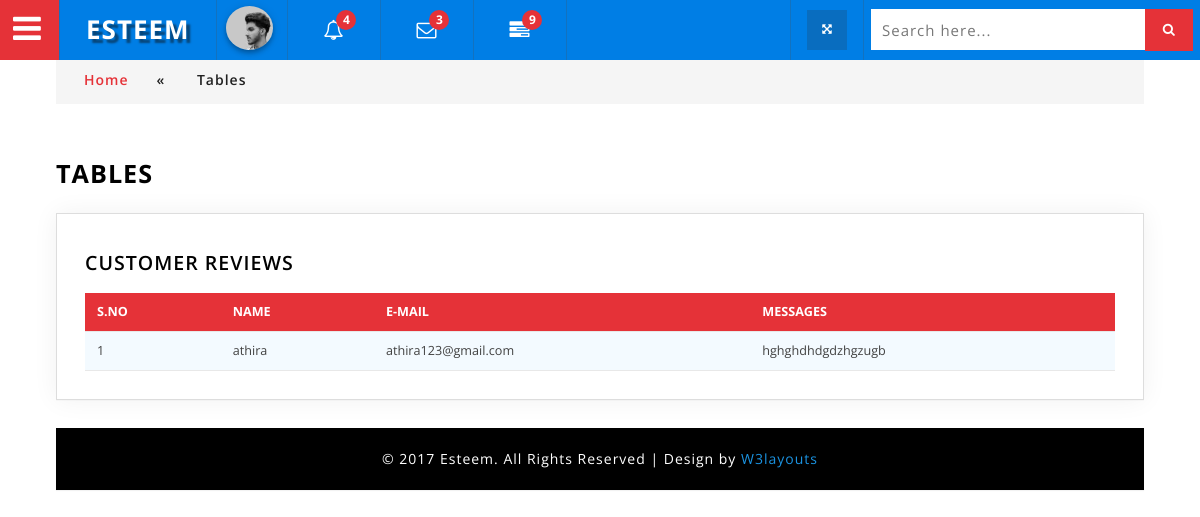
Screenshot of /admin/customer.php with the database file from the repository.
### tables this page shows
CREATE TABLE `tb_contactinfo` (
  `id` int(11) NOT NULL,
  `name` varchar(50) NOT NULL,
  `email` varchar(50) NOT NULL,
  `message` varchar(500) NOT NULL
);

### admin/customer.php (the view, shortened to what this page needs)
<!DOCTYPE html>
<html lang="zxx">
<head>
<link href="css/bootstrap.css" rel="stylesheet" type="text/css" media="all" />
<link rel="stylesheet" type="text/css" href="css/table-style.css" />
<link rel="stylesheet" type="text/css" href="css/basictable.css" />
<link href="css/component.css" rel="stylesheet" type="text/css" media="all" />
<link href="css/style_grid.css" rel="stylesheet" type="text/css" media="all" />
<link href="css/style.css" rel="stylesheet" type="text/css" media="all" />
<link href="css/font-awesome.css" rel="stylesheet">
</head>
<body>
<div class="wthree_agile_admin_info">
		  <div class="w3_agileits_top_nav">
			<ul id="gn-menu" class="gn-menu-main">
				<li class="gn-trigger">
					<a class="gn-icon gn-icon-menu"><i class="fa fa-bars" aria-hidden="true"></i><span>Menu</span></a>
				</li>
                <li class="second logo"><h1><a href="main-page.html"><i class="fa fa-graduation-cap" aria-hidden="true"></i>Esteem </a></h1></li>
					<li class="second admin-pic">
				       <ul class="top_dp_agile">
									<li class="dropdown profile_details_drop">
										<a href="#" class="dropdown-toggle" data-toggle="dropdown" aria-expanded="false">
											<div class="profile_img">
												<span class="prfil-img"><img src="images/admin.jpg" alt=""> </span>
											</div>
										</a>
									</li>
						</ul>
				</li>
				<li class="second top_bell_nav">
				   <ul class="top_dp_agile ">
									<li class="dropdown head-dpdn">
										<a href="#" class="dropdown-toggle" data-toggle="dropdown" aria-expanded="true"><i class="fa fa-bell-o" aria-hidden="true"></i> <span class="badge blue">4</span></a>
									</li>
						</ul>
				</li>
				<li class="second top_bell_nav">
				   <ul class="top_dp_agile ">
									<li class="dropdown head-dpdn">
										<a href="#" class="dropdown-toggle" data-toggle="dropdown" aria-expanded="true"><i class="fa fa-envelope-o" aria-hidden="true"></i> <span class="badge blue">3</span></a>
									</li>
						</ul>
				</li>
				<li class="second top_bell_nav">
				   <ul class="top_dp_agile ">
				       <li class="dropdown head-dpdn">
										<a href="#" class="dropdown-toggle" data-toggle="dropdown" aria-expanded="false"><i class="fa fa-tasks"></i><span class="badge blue">9</span></a>
									</li>
								</ul>
				</li>
				<li class="second w3l_search">
						<form action="#" method="post">
							<input type="search" name="search" placeholder="Search here..." required="">
							<button class="btn btn-default" type="submit"><i class="fa fa-search" aria-hidden="true"></i></button>
						</form>
				</li>
				<li class="second full-screen">
					<section class="full-top">
						<button id="toggle"><i class="fa fa-arrows-alt" aria-hidden="true"></i></button>
					</section>
				</li>
			</ul>
		</div>
				<div class="inner_content">
						<div class="w3l_agileits_breadcrumbs">
							<div class="w3l_agileits_breadcrumbs_inner">
								<ul>
									<li><a href="main-page.html">Home</a><span>«</span></li>
									<li>Tables</li>
								</ul>
							</div>
						</div>
					<div class="inner_content_w3_agile_info two_in">
					  <h2 class="w3_inner_tittle">Tables</h2>
									<div class="agile-tables">
										<div class="w3l-table-info agile_info_shadow">
										 <h3 class="w3_inner_tittle two">CUSTOMER REVIEWS</h3>
										  <?php
										   require("connection.php");
										   $res=$con->query("select*from tb_contactinfo");
										   $count=$res->num_rows;
                                           ?>
											<table id="table">
											<thead>
											  <tr>
											  <th>S.no</th>
												<th>Name</th>
												<th>E-mail</th>
												<th>Messages</th>
											  </tr>
											</thead>
											<tbody>
											<?php
											 if($count>0)
										   {
											   $i=1;
											while($row=$res->fetch_assoc())
										   {
											   ?>
											  <tr>
											    <td><?php echo $i++;?></td>
												<td><?php echo$row["name"];?></td>
												<td><?php echo$row["email"];?></td>
												<td><?php echo$row["message"];?></td>
											  </tr>
											</tbody>
										   <?php
										   }
										   }
										   else
										   {
										   echo"no response";
										   }
										   ?>
										  </table>
								</div>
				    </div>
				</div>
<div class="copyrights">
	 <p>© 2017 Esteem. All Rights Reserved | Design by  <a href="http://w3layouts.com/" target="_blank">W3layouts</a> </p>
</div>
</body>
</html>

### admin/css/table-style.css (style rules this page uses)
table { background: white; border-collapse: collapse; margin: 1.25em 0 0; width: 100%; }
table tr, table th, table td { border: none; border-bottom: 1px solid #e8e8e8; font-size: .95em; }
table th, table td { padding: 10px 12px; text-align: left; }
table th { background: #e53238; color: #fff; text-transform: uppercase; }
table tr td { background: #f3faff; color: #424242; }
table { width: 100%; }

### admin/css/component.css (style rules this page uses)
*, *:after, *::before { -webkit-box-sizing: border-box; -moz-box-sizing: border-box; box-sizing: border-box; }
.gn-menu-main ul { margin: 0; padding: 0; list-style: none; text-transform: none; }
.gn-menu-main { top: 0; left: 0; width: 100%; height: 60px; font-size: 13px; position: fixed; }
.w3_agileits_top_nav { background: #007ee5; color: #fff; top: 0; left: 0; width: 100%; height: 60px; font-size: 13px; position: fixed; z-index: 999; }
.gn-menu-main a { display: block; height: 100%; color: #fff; text-decoration: none; cursor: pointer; }
.gn-menu-main > li { display: block; float: left; height: 100%; border-right: 1px solid #1372bf; text-align: center; }
li.second { padding: 0 7px; }
li.second.logo { padding: 0 26px; }
i.fa.fa-bars { color: #fff; }
.gn-menu-main li.gn-trigger { position: relative; width: 60px; -webkit-touch-callout: none; -webkit-user-select: none; -khtml-user-select: none; -moz-user-select: none; -ms-user-select: none; user-select: none; background: #e53238; color: #fff; padding: 5px 8px 0 0; font-size: 2.5em; }
.gn-menu-main > li:nth-child(7) { float: right; border-right: none; width: 28%; margin-top: 9px; }
.gn-menu-main > li:last-child { float: right; border-left: 1px solid #1372bf; }
.gn-menu-main > li > a { text-transform: uppercase; letter-spacing: 1px; font-weight: bold; }
.gn-menu-main:after { display: table; clear: both; content: ""; }
@media (max-width:1280px) { .gn-menu-main li.gn-trigger { position: relative; width: 60px; -webkit-touch-callout: none; -webkit-user-select: none; -khtml-user-select: none; -moz-user-select: none; -ms-user-select: none; user-select: none; background: #e53238; color: #fff; padding: 5px 4px 0 0; font-size: 2.5em; } }

### rows the page displays
tb_contactinfo: name "athira", email "athira123@gmail.com", message "hghghdhdgdzhgzugb"
